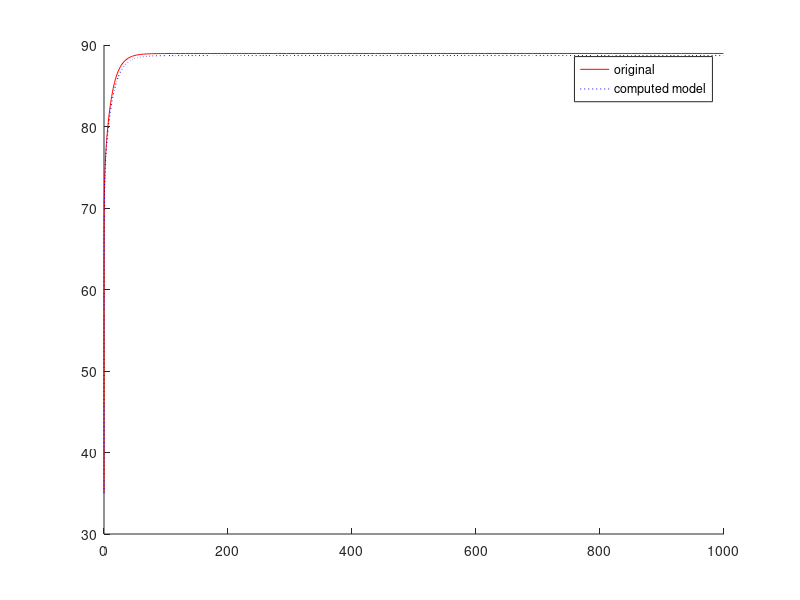

Source code (MATLAB):
close all
clear all

H = load('all_data.txt');

for i = 1:length(H)/6
    times(i)= H(6*(i-1)+1) - round(H(1));
    val1(i) = H(6*(i-1)+2); % core0 temp
    val2(i) = H(6*(i-1)+3); % core1 temp
    val3(i) = H(6*(i-1)+4); % core2 temp
    val4(i) = H(6*(i-1)+5); % core3 temp
    val5(i) = H(6*(i-1)+6); % cache temp
end

core0 = load('poles_residues0.mat')
core1 = load('poles_residues1.mat')
core2 = load('poles_residues2.mat')
core3 = load('poles_residues3.mat')
core4 = load('poles_residues4.mat')

% L = 100
% [step_res1, orig_step_res1] = compute_step_res(times, val1, core0.si1, core0.b1, L)
% [step_res2, orig_step_res2] = compute_step_res(times, val2, core1.si1, core1.b1, L)
% [step_res3, orig_step_res3] = compute_step_res(times, val3, core2.si1, core2.b1, L)
% [step_res4, orig_step_res4] = compute_step_res(times, val4, core3.si1, core3.b1, L)
% [step_res5, orig_step_res5] = compute_step_res(times, val5, core4.si1, core4.b1, L)

no = length(times);
t_offset = -log(times(1));
for i = 1 : no
    t(i) = log(times(i)) + t_offset;
end
orig_step_res1 = zeros(1, no) + 35;
orig_step_res2 = zeros(1, no) + 35;
orig_step_res3 = zeros(1, no) + 35;
orig_step_res4 = zeros(1, no) + 35;
orig_step_res5 = zeros(1, no) + 35;
for i = 1 : length(core0.si1)
    orig_step_res1 = orig_step_res1 + 20*(core0.b1(i)/core0.si1(i)) * (exp(core0.si1(i) * t) - 1);
end
for i = 1 : length(core1.si1)
    orig_step_res2 = orig_step_res2 + 20*(core1.b1(i)/core1.si1(i)) * (exp(core1.si1(i) * t) - 1);
end
for i = 1 : length(core2.si1)
    orig_step_res3 = orig_step_res3 + 20*(core2.b1(i)/core2.si1(i)) * (exp(core2.si1(i) * t) - 1);
end
for i = 1 : length(core3.si1)
    orig_step_res4 = orig_step_res4 + 20*(core3.b1(i)/core3.si1(i)) * (exp(core3.si1(i) * t) - 1);
end
for i = 1 : length(core4.si1)
    orig_step_res5 = orig_step_res5 + 20*(core4.b1(i)/core4.si1(i)) * (exp(core4.si1(i) * t) - 1);
end;

orig_step_res0 = orig_step_res1 + orig_step_res2 + orig_step_res3 + orig_step_res4 + orig_step_res5

figure
hold on
plot(times, val1,'r');
plot(times, orig_step_res0 - 35*4, 'b:');
legend('original','computed model');
hold off

